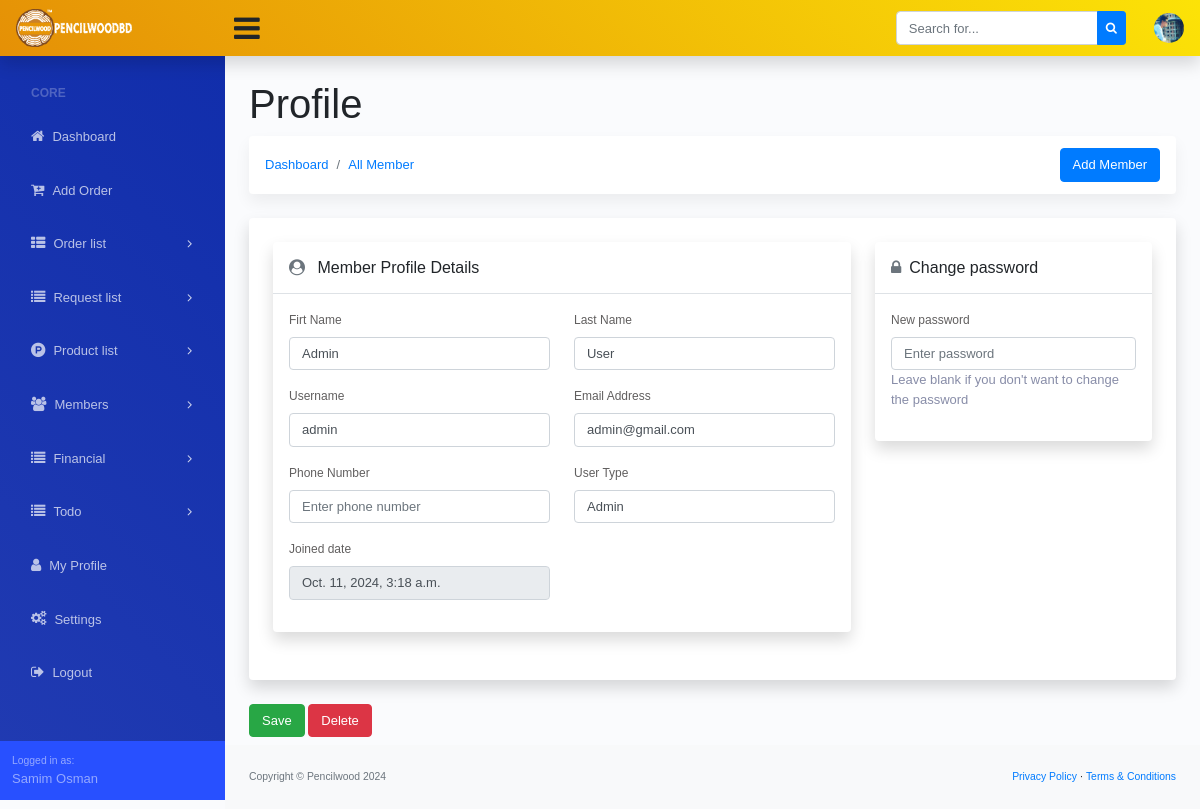
Page /member/1/ (signed in) on the committed database.
### dashboard/models.py (models this page shows, shortened)
class Site_Settings(models.Model):
    fav_icon = models.ImageField(upload_to='logo/', blank=True, null=True)
    logo = models.ImageField(upload_to='logo/', blank=True, null=True)
    website_name = models.CharField(max_length=200, blank=True, null=True)
    website_title = models.CharField(max_length=1000, blank=True, null=True)
    copyright_company = models.CharField(max_length=200)
    copyright_year = models.CharField(max_length=4)

### account/models.py (models this page shows, shortened)
class Custom_User(AbstractUser):
    USER_TYPE = (
        ('Admin', 'Admin'),
        ('Staff', 'Staff'),
    )
    user_type = models.CharField(max_length=20, choices=USER_TYPE, blank=True, null=True)
    email = models.EmailField(("email address"), blank=True, unique=True)
    phone_number = models.CharField(max_length=14, blank=True, null=True)
    profile_picture = models.ImageField(upload_to='profile-picture/', blank=True, null=True)
    USERNAME_FIELD = "email"
    REQUIRED_FIELDS = ["username"]

### account/views.py (the view, shortened to what this page needs)
# urls.py: path('member/<int:id>/', MemberUpdateView.as_view(), name='member_view'),
class MemberUpdateView(LoginRequiredMixin, UpdateView):
    model = Custom_User
    form_class = UserProfileForm
    template_name = 'account/member_view.html'
    def get_object(self, queryset=None):
        return get_object_or_404(Custom_User, id=self.kwargs['id'])

### dashboard/context_processor.py (called while the page is built)
def website_settings(request):
    website_setting = Site_Settings.objects.all().first()
    return {'website_setting': website_setting}

### templates/account/member_view.html (shortened to what this page needs)
{% extends '../base.html' %}
{% block dashboard_body %}
<main>
   <div class="container-fluid">
      <h1 class="mt-4">{{member.first_name}} {{member.last_name}} Profile</h1>
      <ol class="breadcrumb mb-4 d-flex justify-content-between align-items-center">
         <div class="d-flex align-items-center">
             <li class="breadcrumb-item"><a href="{% url 'dashboard' %}">Dashboard</a></li>
             <li class="breadcrumb-item"><a href="{% url 'member_list' %}">All Member</a></li>
         </div>
         <li class="breadcrumb-item ml-auto">
             <a href="{% url 'addNewUser' %}" class="btn btn-primary" style="margin-left: 10px;">Add Member</a>
         </li>
     </ol>
      <form method="POST">
         <div class="row">
            <div class="col-xl-12">
               <div class="card mb-4 order-list">
                  <div class="gold-members p-4">
                     <div class="row">
                        <div class="col-md-8 add_top_30">
                           <div class="card mb-4 order-list">
                              <div class="gold-members">
                                 <div class="box_general padding_bottom">
                                    <div class="header_box version_2 border-bottom p-3">
                                       <h6 class="m-0">
                                          {% if object.profile_picture %}
                                          <img src="{{object.profile_picture.url}}" alt="profile-picture" style="width: 16px; height: auto; border-radius: 100%;">
                                          {% else %}
                                          <i class="fa fa-user-circle text-muted mr-2"></i>
                                          {% endif %}
                                          Member Profile Details
                                       </h6>
                                    </div>
                                    <div class="p-3">
                                       <div class="row">
                                          <div class="col-md-6">
                                             <div class="form-group">
                                                <label>Firt Name</label>
                                                {{form.first_name}}
                                             </div>
                                          </div>
                                          <div class="col-md-6">
                                             <div class="form-group">
                                                <label>Last Name</label>
                                                {{form.last_name}}
                                             </div>
                                          </div>
                                       </div>
                                       <div class="row">
                                          <div class="col-md-6">
                                             <div class="form-group">
                                                <label>Username</label>
                                                {{form.username}}
                                             </div>
                                          </div>
                                          <div class="col-md-6">
                                             <div class="form-group">
                                                <label>Email Address</label>
                                                {{form.email}}
                                             </div>
                                          </div>
                                       </div>
                                       <div class="row">
                                          <div class="col-md-6">
                                             <div class="form-group">
                                                <label>Phone Number</label>
                                                {{form.phone_number}}
                                             </div>
                                          </div>
                                          <div class="col-md-6">
                                             <div class="form-group">
                                                <label>User Type</label>
                                                {{form.user_type}}
                                             </div>
                                          </div>
                                       </div>
                                       <div class="row">
                                          <div class="col-md-6">
                                             <div class="form-group">
                                                <label>Joined date</label>
                                                <input type="text" class="form-control" value="{{object.date_joined}}" readonly disabled>
                                             </div>
                                          </div>
                                          <div class="col-md-6">
                                          </div>
                                       </div>
                                    </div>
                                 </div>
                              </div>
                           </div>
                        </div>
                        <div class="col-md-4">
                           <div class="card mb-4 order-list">
                              <div class="gold-members">
                                 <div class="box_general padding_bottom">
                                    <div class="header_box version_2 border-bottom p-3">
                                       <h6 class="m-0">
                                          <i class="fa fa-lock text-muted mr-2"></i>Change password
                                       </h6>
                                    </div>
                                    <div class="p-3">
                                       <div class="form-group">
                                          <label>New password</label>
                                          {{form.password}}
                                          <p>{{form.password.help_text}}</p>
                                       </div>
                                    </div>
                                 </div>
                              </div>
                           </div>
                        </div>
                     </div>
                  </div>
               </div>
               <div class="save mb-2">
                  <button type="submit" class="btn btn-success">Save</button>
                  <a href="{% url 'user_delete' object.id %}" class="btn btn-danger">Delete</a>
               </div>
            </div>
         </div>
      </form>
   </div>
</main>
{% endblock dashboard_body %}

### templates/base.html (shortened to what this page needs)
{% load static %}
<!DOCTYPE html>
<html lang="en">
<head>
  <link href="https://cdn.jsdelivr.net/npm/bootstrap@5.3.2/dist/css/bootstrap.min.css" rel="stylesheet"
>
  <link href="{% static 'assets/css/dataTables.bootstrap4.min.css' %}" rel="stylesheet">
  <link href="{% static 'assets/css/styles.css' %}" rel="stylesheet" />
  <link rel="stylesheet" href="https://cdnjs.cloudflare.com/ajax/libs/font-awesome/4.7.0/css/font-awesome.min.css">
</head>
<body class="sb-nav-fixed">
  {% include './navbar.html' %}
  <div id="layoutSidenav">
    <div id="layoutSidenav_nav">
      {% include './side_navbar.html' %}
    </div>
    <div id="layoutSidenav_content">
      {% block dashboard_body %}
      {% endblock dashboard_body %}
      <footer class="py-4 bg-light mt-auto">
        <div class="container-fluid">
          <div class="d-flex align-items-center justify-content-between small">
            <div class="text-muted">Copyright &copy; {{website_setting.copyright_company}} {{website_setting.copyright_year}}</div>
            <div>
              <a href="">Privacy Policy</a>
              &middot;
              <a href="">Terms &amp; Conditions</a>
            </div>
          </div>
        </div>
      </footer>
    </div>
  </div>
</body>
</html>

### templates/navbar.html (shortened to what this page needs)
{% load static %}
<nav class="sb-topnav navbar navbar-expand navbar-light shadow-sm bg-warning">
    <a class="navbar-brand" href="{% url 'dashboard' %}">
        <img alt="logo" src="
        {% if website_setting.logo %}
        {{website_setting.logo.url}}
        {% endif %}
        " width="60%">
    </a>
    <button class="btn btn-link btn-sm order-1 order-lg-0" id="sidebarToggle" href="#"
        style="font-size: 30px !important;"><i class="fa fa-bars"></i></button>
    <form class="d-none d-md-inline-block form-inline ml-auto mr-0 mr-md-3 my-2 my-md-0">
        <div class="input-group">
            <input class="form-control" type="text" placeholder="Search for..." aria-label="Search"
                aria-describedby="basic-addon2" />
            <div class="input-group-append">
                <button class="btn btn-primary btn-sm" type="button"><i class="fa fa-search"></i></button>
            </div>
        </div>
    </form>
    <ul class="navbar-nav ml-auto ml-md-0">
        <li class="nav-item dropdown no-arrow ml-1 osahan-profile-dropdown">
            <a class="nav-link dropdown-toggle pr-0" href="#" role="button" data-toggle="dropdown" aria-haspopup="true"
                aria-expanded="false">
                {% if request.user.profile_picture %}
                <img class="img-profile rounded-circle" src="{{request.user.profile_picture.url}}">
                {% else %}
                <i class="fa fa-user-circle" style="font-size: 35px;"></i>
                {% endif %}
            </a>
        </li>
    </ul>
</nav>

### templates/side_navbar.html (shortened to what this page needs)
{% url 'dashboard' as admin_dashboard_url %}
<nav class="sb-sidenav accordion sb-sidenav-dark" id="sidenavAccordion">
    <div class="sb-sidenav-menu">
        <div class="nav">
            <div class="sb-sidenav-menu-heading">Core</div>
            <a class="nav-link Active" href="{{admin_dashboard_url}}">
                <div class="sb-nav-link-icon"><i class="fa fa-home"></i></div>
                Dashboard
            </a>
            <a class="nav-link Active" href="{% url 'add_new_order' %}">
                <div class="sb-nav-link-icon"><i class="fa fa-cart-plus"></i></div>
                Add Order
            </a>
            <a class="nav-link collapsed" href="#" data-toggle="collapse" data-target="#collapseOrder"
                aria-expanded="false" aria-controls="collapseOrder">
                <div class="sb-nav-link-icon"><i class="fa fa-th-list"></i></div>
                Order list
                <div class="sb-sidenav-collapse-arrow"><i class="fa fa-angle-down"></i></div>
            </a>
            <a class="nav-link collapsed" href="#" data-toggle="collapse" data-target="#collapseRequest"
                aria-expanded="false" aria-controls="collapseRequest">
                <div class="sb-nav-link-icon"><i class="fa fa-list"></i></div>
                Request list
                <div class="sb-sidenav-collapse-arrow"><i class="fa fa-angle-down"></i></div>
            </a>
            <a class="nav-link collapsed" href="#" data-toggle="collapse" data-target="#collapseProduct"
                aria-expanded="false" aria-controls="collapseProduct">
                <div class="sb-nav-link-icon"><i class="fa fa-product-hunt"></i></div>
                Product list
                <div class="sb-sidenav-collapse-arrow"><i class="fa fa-angle-down"></i></div>
            </a>
            {% if request.user.user_type == 'Admin' %}
            <a class="nav-link collapsed" href="#" data-toggle="collapse" data-target="#collapseMembers"
                aria-expanded="false" aria-controls="collapseMembers">
                <div class="sb-nav-link-icon"><i class="fa fa-users"></i></div>
                Members
                <div class="sb-sidenav-collapse-arrow"><i class="fa fa-angle-down"></i></div>
            </a>
            {% endif %}
            <a class="nav-link collapsed" href="#" data-toggle="collapse" data-target="#collapseFinancial"
                aria-expanded="false" aria-controls="collapseRequest">
                <div class="sb-nav-link-icon"><i class="fa fa-list"></i></div>
                Financial
                <div class="sb-sidenav-collapse-arrow"><i class="fa fa-angle-down"></i></div>
            </a>
            <a class="nav-link collapsed" href="#" data-toggle="collapse" data-target="#collapseTodo"
                aria-expanded="false" aria-controls="collapseRequest">
                <div class="sb-nav-link-icon"><i class="fa fa-list"></i></div>
                Todo
                <div class="sb-sidenav-collapse-arrow"><i class="fa fa-angle-down"></i></div>
            </a>
            <a class="nav-link Active" href="{% url 'my_profile' %}">
                <div class="sb-nav-link-icon"><i class="fa fa-user"></i></div>
                My Profile
            </a>
            {% if request.user.user_type == 'Admin' %}
            <a class="nav-link Active" href="{% url 'settings' %}">
                <div class="sb-nav-link-icon"><i class="fa fa-gears"></i></div>
                Settings
            </a>
            {% endif %}
            <a class="nav-link" href="{% url 'logout' %}">
                <div class="sb-nav-link-icon"><i class="fa fa-sign-out"></i></div>
                Logout
            </a>
        </div>
    </div>
    <div class="sb-sidenav-footer">
        <div class="small">Logged in as:</div>
        {{request.user.first_name}} {{request.user.last_name}}
    </div>
</nav>

### rows in the picture
Site_Settings: logo (picture), copyright_company "Pencilwood", copyright_year "2024"
Custom_User: user.profile_picture (picture), user.first_name "Samim", user.last_name "Osman"
Custom_User: first_name "Admin", last_name "User", username "admin", email "admin@gmail.com", user_type "Admin", date_joined "Oct. 11, 2024, 3:18 a.m."
